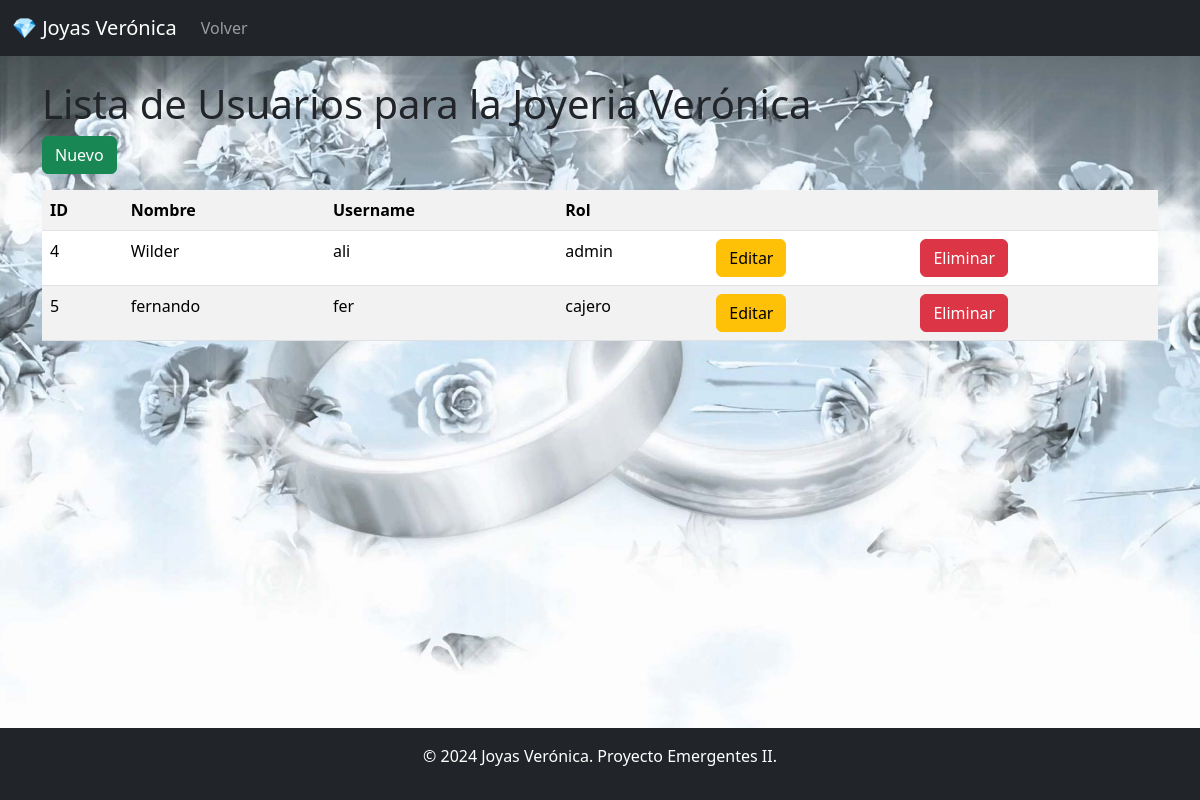
/usuarios/, run on an earlier commit of the app's database.
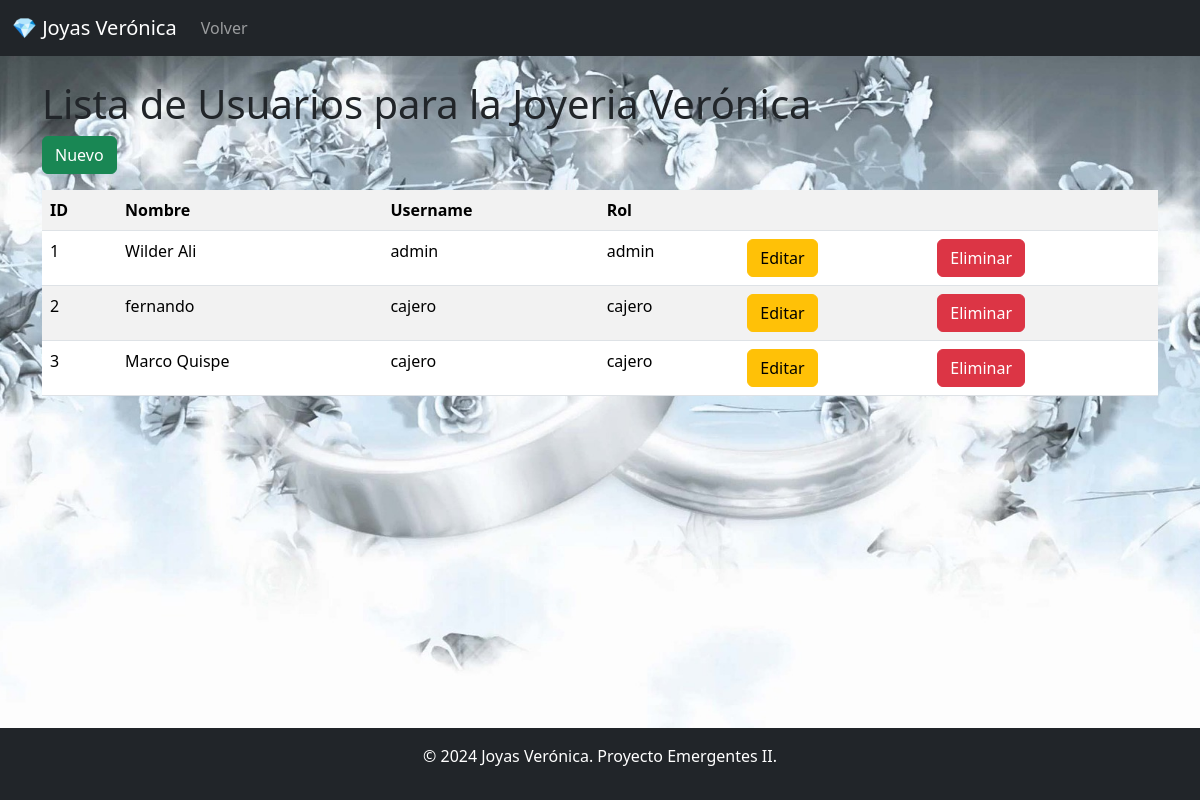
And on a later commit of the database.
### models/usuario_model.py (models this page shows, shortened)
class Usuario(db.Model):
    __tablename__ = "usuarios"
    id = db.Column(db.Integer, primary_key = True)
    nombre = db.Column(db.String(80), nullable = False)
    username = db.Column(db.String(80), nullable = False)
    password = db.Column(db.String, nullable = False)
    rol =db.Column(db.String(20), nullable = False)
    @staticmethod
    def get_all():
        return Usuario.query.all()

### controllers/usuario_controller.py (the view)
@usuario_bp.route("/")
def index():
    usuarios = Usuario.get_all()
    return usuario_views.list(usuarios)

### run.py (called while the page is built)
@app.context_processor
def inject_active_path():
    def is_active(path):
        return 'active' if request.path == path else ''
    return dict(is_active=is_active)

@app.context_processor
def inject_role():
    role = session.get("role", None)  # Obtén el rol de la sesión, o None si no existe
    return dict(role=role)

### views/usuario_views.py (called while the page is built)
def list(usuarios):
    return render_template('usuarios/index.html', usuarios = usuarios)

### templates/usuarios/index.html (shortened to what this page needs)
{% extends  'base.html' %}
{% block content %}
<h1>Lista de Usuarios para la Joyeria Verónica</h1>
<a href="{{url_for('usuario.create')}}" class="btn btn-success mb-3">Nuevo</a>
<table class="table table-striped">
    <tr>
        <th>ID</th>
        <th>Nombre</th>
        <th>Username</th>
        <th>Rol</th>
        <th></th>
        <th></th>
    </tr>
    {% for item in usuarios %}
    <tr>
        <td>{{item.id}}</td>
        <td>{{item.nombre}}</td>
        <td>{{item.username}}</td>
        <td>{{item.rol}}</td>
        <td>
            <a href="{{url_for('usuario.edit', id=item.id)}}" class="btn btn-warning">Editar</a>
        </td>
        <td>
            <a href="{{url_for('usuario.delete', id=item.id)}}" class="btn btn-danger">Eliminar</a>
        </td>
    </tr>
    {% endfor %}
</table>
{% endblock %}

### templates/base.html (shortened to what this page needs)
<!doctype html>
<html lang="es">
<head>
    <link href="https://cdn.jsdelivr.net/npm/bootstrap@5.3.3/dist/css/bootstrap.min.css" rel="stylesheet"
>
</head>
<body>
    <nav class="navbar navbar-expand-lg navbar-dark bg-dark">
        <div class="container-fluid">
            <a class="navbar-brand" href="#">💎 Joyas Verónica</a>
            <div class="collapse navbar-collapse" id="navbarNav">
                <ul class="navbar-nav me-auto mb-2 mb-lg-0">
                    <li class="nav-item">
                        <li class="nav-item">
                            <a class="nav-link {{ 'active' if request.path == '/' else '' }}" href="{{ url_for('home') }}">Volver</a>
                        </li>
                    </li>
                </ul>
            </div>
        </div>
    </nav>
    <main class="container my-4">
        {% block content %}{% endblock %}
    </main>
    <footer class="bg-dark text-white text-center py-3">
        <p>&copy; 2024 Joyas Verónica. Proyecto Emergentes II.</p>
    </footer>
</body>
</html>

### templates/base.html (style rules this page uses)
html, body { height: 100%; margin: 0; }
body { display: flex; flex-direction: column; background-image: url("/static/img_login.jpg"); background-size: cover; background-position: center center; background-repeat: no-repeat; font-family: 'Segoe UI', Tahoma, Geneva, Verdana, sans-serif; }
footer { margin-top: auto; background-color: #343a40; color: white; text-align: center; padding: 1rem; }
main { flex-grow: 1; }

### templates/usuarios/index.html (style rules this page uses)
body { background-image: url("/static/img_login.jpg"); background-size: cover; background-position: center center; background-repeat: no-repeat; font-family: 'Segoe UI', Tahoma, Geneva, Verdana, sans-serif; display: flex; flex-direction: column; }
footer { margin-top: auto; }

What changed in the data, as far as the page shows it:
removed Usuario: id "4", nombre "Wilder", username "ali", rol "admin"
removed Usuario: id "5", nombre "fernando", username "fer", rol "cajero"
added Usuario: id "1", nombre "Wilder Ali", username "admin", rol "admin"
added Usuario: id "2", nombre "fernando", username "cajero", rol "cajero"
added Usuario: id "3", nombre "Marco Quispe", username "cajero", rol "cajero"
